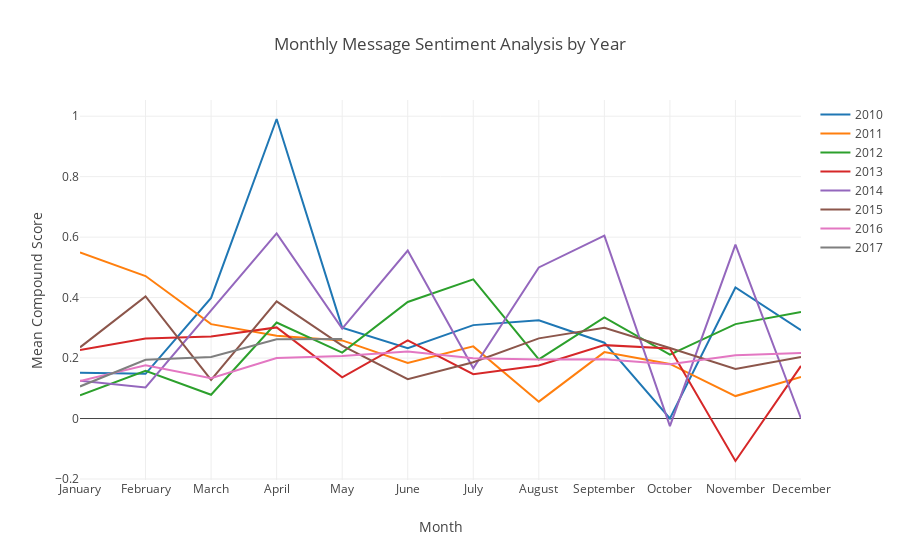

The code cell stored with this chart in its notebook:
### Code cell
layout = Layout({
        'title':"Monthly Message Sentiment Analysis by Year",
        'xaxis':{'title':'Month'},
        #xaxis also takes in a dictionary, just like layout does
        'yaxis':{'title':'Mean Compound Score'}
    })
split_traces = [] 

for year in messagesFinal.Year.unique():
    split_traces.append(
        Scatter({
            'x':messagesFinal["Month"][messagesFinal.Year == year],
            'y':messagesFinal["mean"][messagesFinal.Year == year],
            'mode':'lines',
            'name':year
        })
    )

split_fig = Figure(data = split_traces, layout = layout)

py.iplot(split_fig)

### Figure 1 — Plotly figure (JSON) as saved in the notebook; plotly's stock layout.template omitted (floating-point values rounded to 4 significant figures)
{"data": [{"mode": "lines", "name": 2010, "type": "scatter", "x": ["January", "February", "March", "April", "May", "June", "July", "August", "September", "October", "November", "December"], "y": [0.1516, 0.1478, 0.3988, 0.9908, 0.3006, 0.2323, 0.309, 0.3251, 0.2507, 0, 0.4334, 0.2921]}, {"mode": "lines", "name": 2011, "type": "scatter", "x": ["January", "February", "March", "April", "May", "June", "July", "August", "September", "October", "November", "December"], "y": [0.5498, 0.4713, 0.3123, 0.2738, 0.2585, 0.1836, 0.2387, 0.05585, 0.2196, 0.1806, 0.07422, 0.1372]}, {"mode": "lines", "name": 2012, "type": "scatter", "x": ["January", "February", "March", "April", "May", "June", "July", "August", "September", "October", "November", "December"], "y": [0.07692, 0.1578, 0.07872, 0.3174, 0.218, 0.3856, 0.4605, 0.1956, 0.3343, 0.2112, 0.3123, 0.3522]}, {"mode": "lines", "name": 2013, "type": "scatter", "x": ["January", "February", "March", "April", "May", "June", "July", "August", "September", "October", "November", "December"], "y": [0.2262, 0.2645, 0.2713, 0.3014, 0.136, 0.2584, 0.1468, 0.1756, 0.2428, 0.2319, -0.1405, 0.1741]}, {"mode": "lines", "name": 2014, "type": "scatter", "x": ["January", "February", "April", "May", "June", "July", "August", "September", "October", "November", "December"], "y": [0.1248, 0.1026, 0.6122, 0.2974, 0.5556, 0.1664, 0.4997, 0.6052, -0.02532, 0.5752, 0]}, {"mode": "lines", "name": 2015, "type": "scatter", "x": ["January", "February", "March", "April", "May", "June", "July", "August", "September", "October", "November", "December"], "y": [0.2355, 0.4039, 0.1279, 0.3873, 0.2414, 0.1302, 0.1863, 0.2652, 0.3, 0.2334, 0.1641, 0.2037]}, {"mode": "lines", "name": 2016, "type": "scatter", "x": ["January", "February", "March", "April", "May", "June", "July", "August", "September", "October", "November", "December"], "y": [0.1241, 0.176, 0.1337, 0.2003, 0.2066, 0.2218, 0.1995, 0.1953, 0.1958, 0.1792, 0.2093, 0.2166]}, {"mode": "lines", "name": 2017, "type": "scatter", "x": ["January", "February", "March", "April", "May"], "y": [0.1061, 0.1943, 0.2034, 0.2623, 0.2631]}], "layout": {"title": "Monthly Message Sentiment Analysis by Year", "xaxis": {"title": "Month"}, "yaxis": {"title": "Mean Compound Score"}}}
